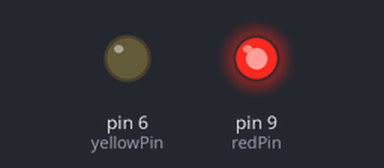
The sketch below on a simulated Arduino Uno, built with avr-gcc and run on an emulated ATmega328P. On the bench: output pins drawn as LEDs (lit = HIGH).

Above: at 0.5 s.
At 10.5 s:
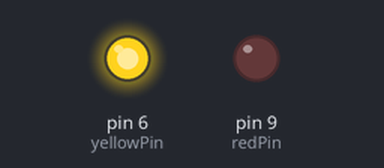
At 19.5 s:
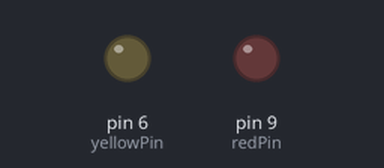
Timing chart, 0 to 20.8 s (numbered marks = the images above):
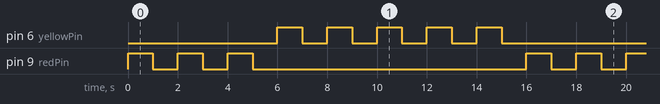

The sketch:

ornek_9.ino
```cpp
//for uygulaması
int i;
int redPin=9;
int yellowPin=6;

void setup()
{
  pinMode(redPin,OUTPUT);
  pinMode(yellowPin,OUTPUT);
  Serial.begin(9600);

}
void loop()
{
  for(int i=0;i<3;i++)
  {
    digitalWrite(redPin,HIGH);
    delay(1000);
    digitalWrite(redPin,LOW);
    delay(1000);

  }
  for(int i=0;i<5;i++)
  {
    digitalWrite(yellowPin,HIGH);
    delay(1000);
    digitalWrite(yellowPin,LOW);
    delay(1000);

  }

}
```

Measured:
- by itself, pin 6 (yellowPin): repeats every 16.0 s: 4 × (LOW 1.0 s, HIGH 1.0 s), LOW 7.0 s, HIGH 1.0 s
- by itself, pin 9 (redPin): repeats every 16.0 s: 2 × (LOW 1.0 s, HIGH 1.0 s), LOW 11.0 s, HIGH 1.0 s
- by itself, everything shown: repeats every 16.0 s, in 16 steps
